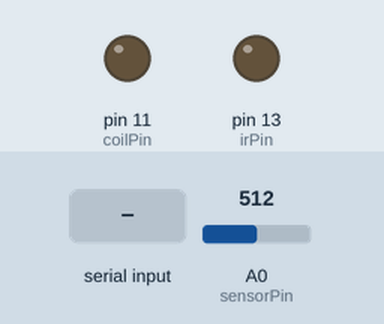
The sketch below on a simulated Arduino Uno, built with avr-gcc and run on an emulated ATmega328P. Shown: output pins drawn as LEDs (lit = HIGH). The inputs (shaded band) are chosen by the test bench; at power-on: A0 (sensorPin) = 512. What the sketch prints to the serial monitor is not drawn.

Above: at 1.2 s.
1.3 s: "m" received over Serial
At 11.8 s:
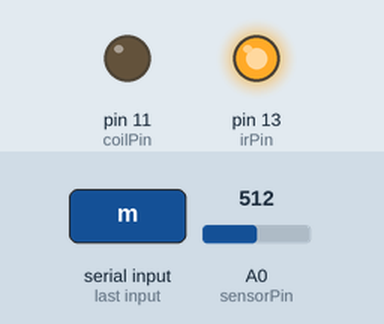
Timing chart, 0 to 21.5 s (numbered marks = the images above; inputs shaded):
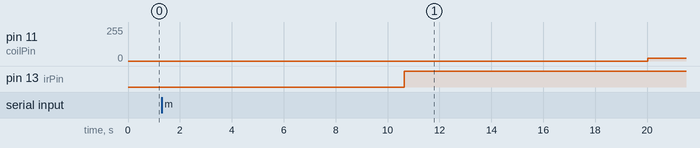

Measured:
- after the input at 1.3 s, pin 11 (coilPin): 0/255 → 20/255 after 18.7 s instead of 8.1 s; pin 13 (irPin): LOW → HIGH after 9.3 s instead of 3.9 s

The sketch:

levitation.ino
```cpp
// Project 13 - Anti-gravity
// 15 Dangerous Projects for the Evil Genius
int  coilPin = 11;
int irPin = 13;
int sensorPin = 0;

int A = 2;
// Adjust B to improve stability
int B = 60;
int C = 20;
int D = 1000;

int maxPower = 255;
long powerCountThreshold = 300000;
int objectPresent = 0;
int monitoring = false;

void setup()
{
  pinMode(coilPin, OUTPUT);
  pinMode(irPin, OUTPUT);
  pinMode(sensorPin, INPUT);
  Serial.begin(9600);
  Serial.println("Ready");
  Serial.println("m - toggle monitoring");
  Serial.println("B - increase B");
  Serial.println("b - decrease B");
}

void loop()
{
  static int count = 0;
  static int oldPosition = 0;
  static int ambient = 0;
  static long powerCount = 0;
  count ++;

  if (count == 1000)
  {
    ambient = readAmbient();
    count = 0;
    objectPresent = (powerCount < powerCountThreshold);
    powerCount = 0;
  }
  int raw = 1024 - analogRead(sensorPin);
  // position from top (0) of sensor region to the bottom (650)
  int position = raw - ambient;
  // positive value means going downwards, negative going upwards
  int velocity = position - oldPosition;
  int power = position / A + velocity * B + C;
  Serial.println(power);
  powerCount += power;
  oldPosition = position;

  // clip
  if (power > maxPower) power = maxPower;
  if (power < 0) power = 0;

  checkSerial();

  if (monitoring)
  {
    Serial.print(position);  Serial.print(",");
    Serial.println(velocity);
  }

  analogWrite(coilPin, power * objectPresent);
  delayMicroseconds(D);
}

int readAmbient()   //todo try speding up delay in micros
{
  digitalWrite(irPin, LOW);
   // allow time for LED and phototransistor to settle
  delayMicroseconds(100);
  int ambient = 1024 - analogRead(sensorPin);
  digitalWrite(irPin, HIGH);
  return ambient;
}

void checkSerial()
{
  if (Serial.available())
  {
    char ch = Serial.read();
    if (ch == 'm')
    {
      monitoring = ! monitoring;
    }
    if (ch == 'B')
    {
      B += 5;
      Serial.println(B);
    }
    if (ch == 'b')
    {
      B -= 5;
      Serial.println(B);
    }
  }
}
```
